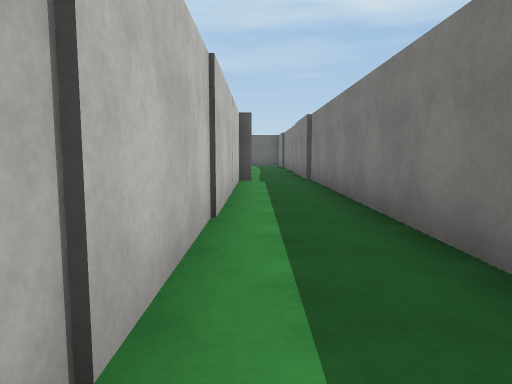
[1] (above)

24 first-person views from a walk through a 3-D level made in the Unity game engine. The camera is 1.2 m above the floor, tilts 6° down and sees 70° across. The floor is counted in squares, 2 m on a side. Each view is taken from the middle of a square. On the plan, view 1 faces up. The plan holds only what a view shows up to about 10 squares ahead; the rest is blank. The player character is not drawn. Some animated figures are left out. Some surface patterns are stand-ins.

[2]
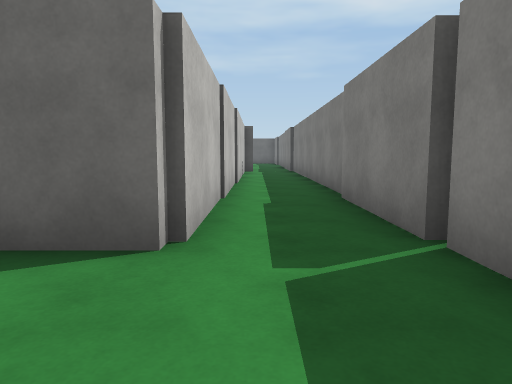

[3]
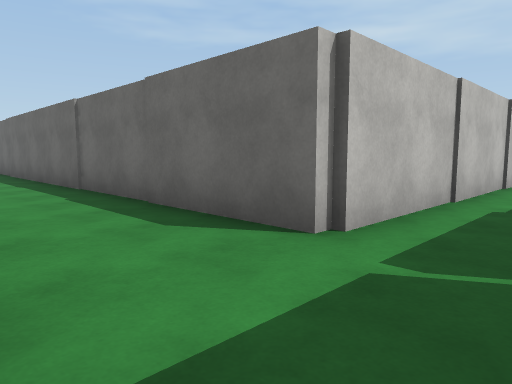

[4]
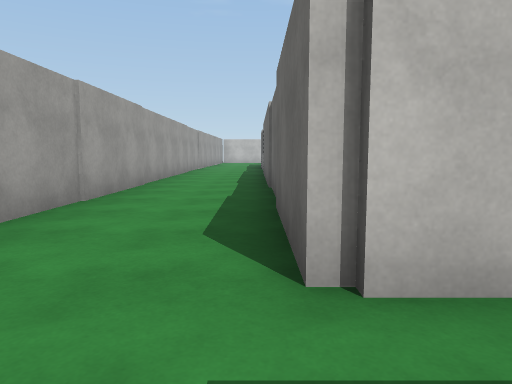

[5]
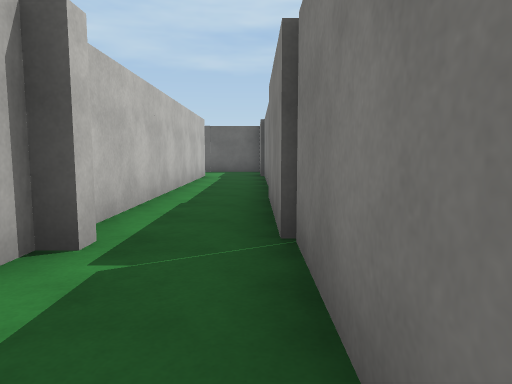

[6]
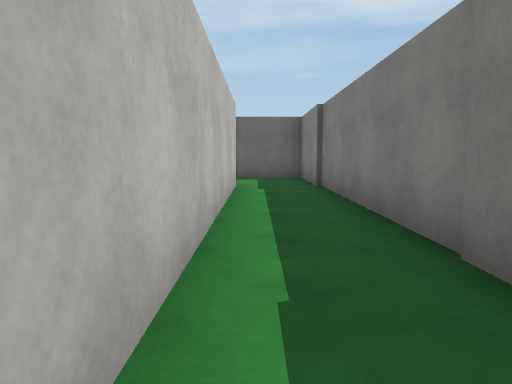

[7]
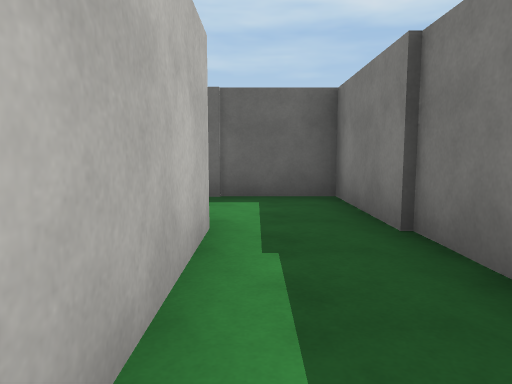

[8]
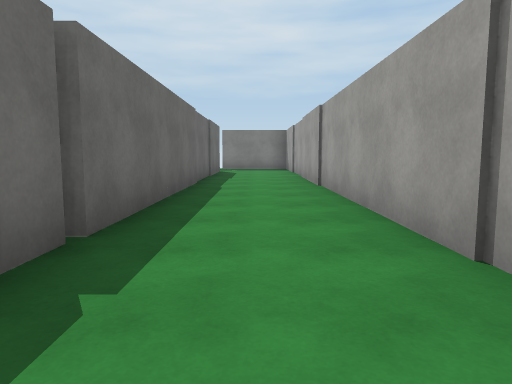

[9]
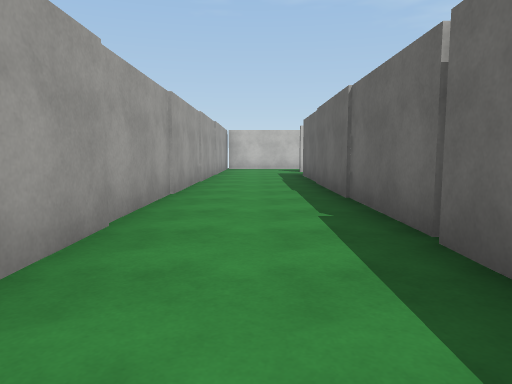

[10]
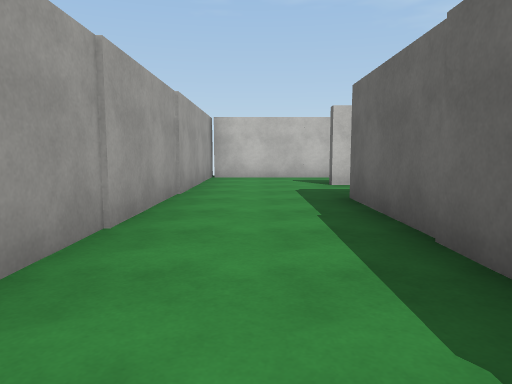

[11]
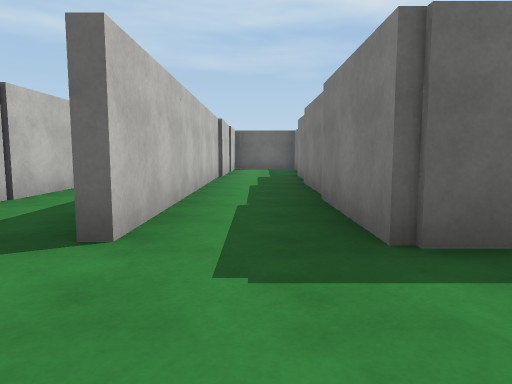

[12]
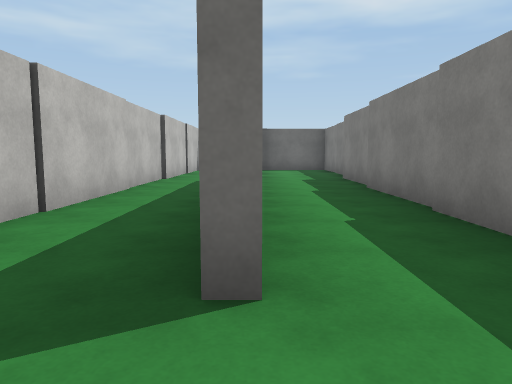

[13]
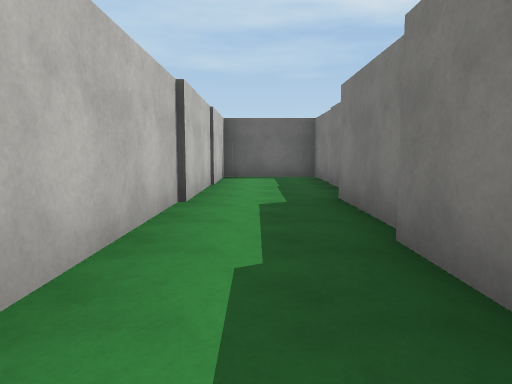

[14]
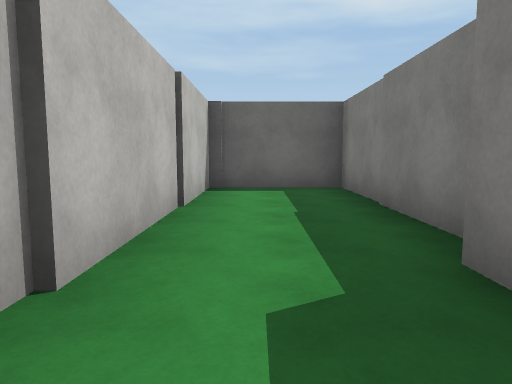

[15]
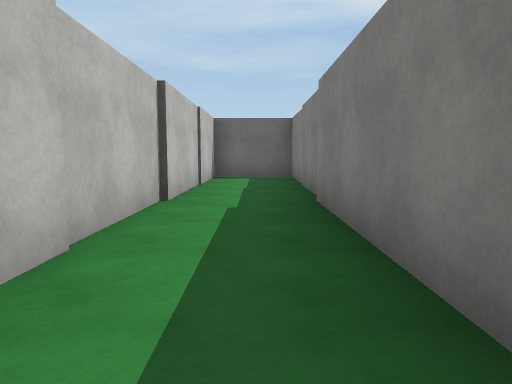

[16]
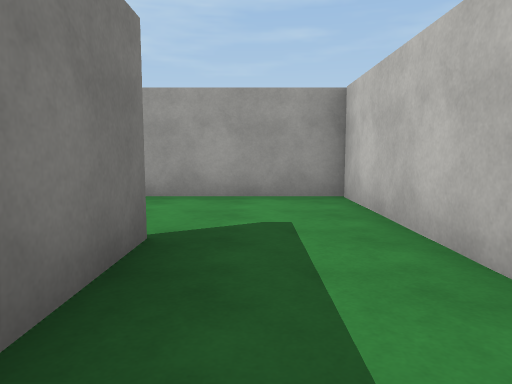

[17]
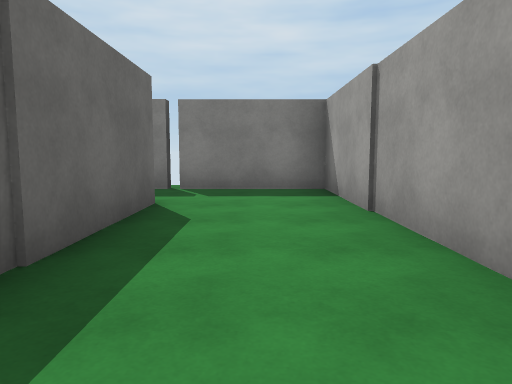

[18]
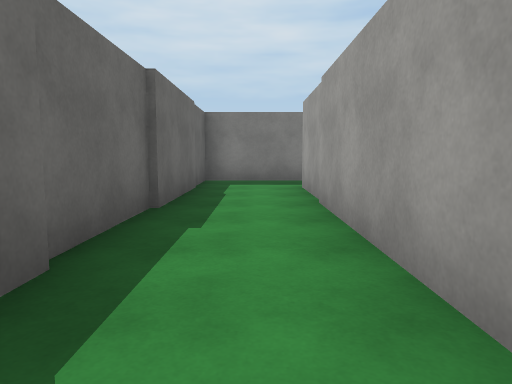

[19]
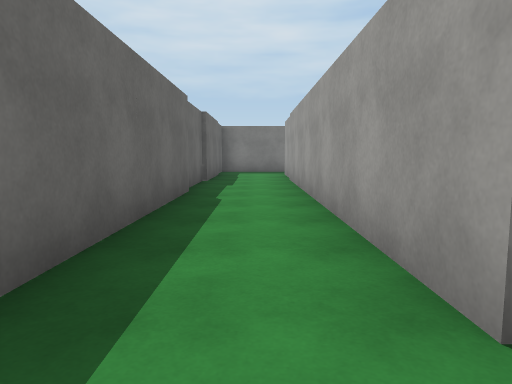

[20]
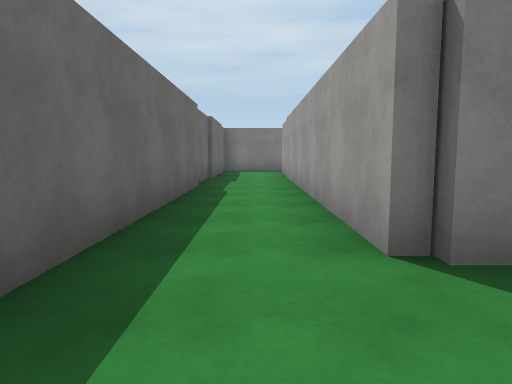

[21]
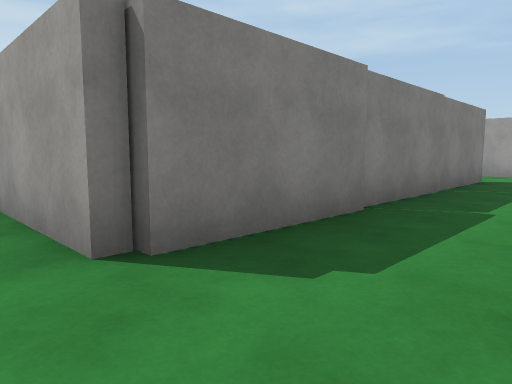

[22]
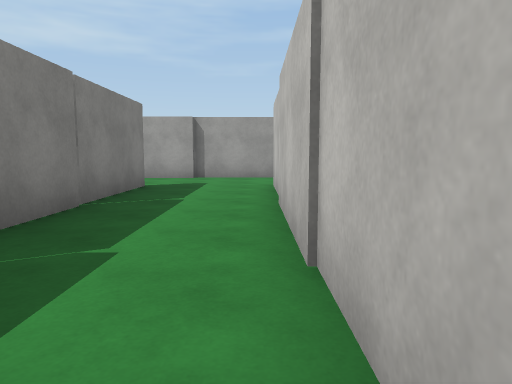

[23]
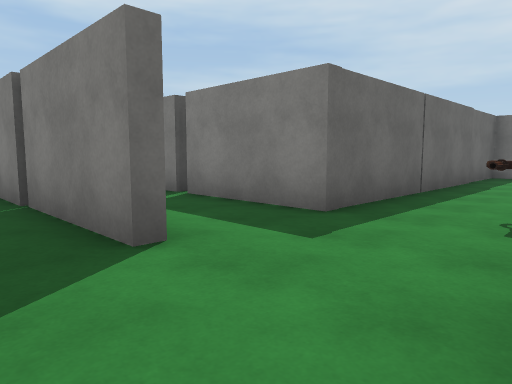

[24]
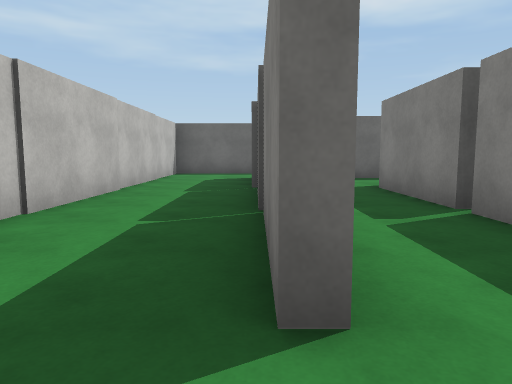

### Floor plan
Ten units are one square. View 1 is at (0, 0); x grows to the right and y downward. Boxes are objects, and circles mark ways between rooms. Rooms are numbered by the first view taken in them; rooms with no view inside come last. Other rooms are left out.
<svg viewBox="-227 -186 245 233">
<path fill="none" stroke="#000" d="M-202 16 -202 0M-202 -20 -202 -58M-200 -36 -200 16M-4 -82 -4 18 -180 18 -180 -35M-202 -62 -202 -80M-202 -84 -202 -95M-202 -105 -222 -105 -222 42 13 42 13 -181 -4 -181M-4 -162 -4 -90M-175 -65 -175 -105 -200 -105 -200 -36M-180 -39 -180 -60M-101 -108 -101 -162 -56 -162M-99 -81 -99 -108M-123 -170 -123 -84M-125 -59 -91 -59M-51 -181 -105 -181M-56 -162 -4 -162M-4 -181 -50 -181"/>
<circle cx="-190" cy="-30" r="3" fill="#2a7"/>
<circle cx="0" cy="-170" r="3" fill="#2a7"/>
<circle cx="-60" cy="-170" r="3" fill="#2a7"/>
<text x="-90" y="30">1</text>
<text x="-190" y="-60">2</text>
<text x="-110" y="-120">3</text>
<text x="-30" y="-170">4</text>
</svg>
Room 1 opens to room 2. Room 1 opens to room 4. Room 3 opens to room 4.

Where each view was taken, in squares from view 1:
view 1: 0 up, 0 right, facing up
view 2: 4 down, 0 right, facing up
view 3: 4 down, 1 right, facing up-left
view 4: 2 down, 1 right, facing left
view 5: 6 up, 1 right, facing up
view 6: 9 up, 0 right, facing up
view 7: 13 up, 0 right, facing up
view 8: 3 down, 13 left, facing right
view 9: 3 down, 8 left, facing left
view 10: 3 down, 13 left, facing left
view 11: 4 down, 19 left, facing up
view 12: 3 down, 20 left, facing up
view 13: 1 up, 19 left, facing up
view 14: 4 up, 19 left, facing up
view 15: 1 up, 21 left, facing up
view 16: 1 up, 21 left, facing down
view 17: 3 down, 5 left, facing right
view 18: 17 up, 7 left, facing right
view 19: 17 up, 11 left, facing right
view 20: 17 up, 12 left, facing right
view 21: 17 up, 12 left, facing down-right
view 22: 15 up, 12 left, facing down
view 23: 6 up, 11 left, facing up-right
view 24: 7 up, 10 left, facing up
